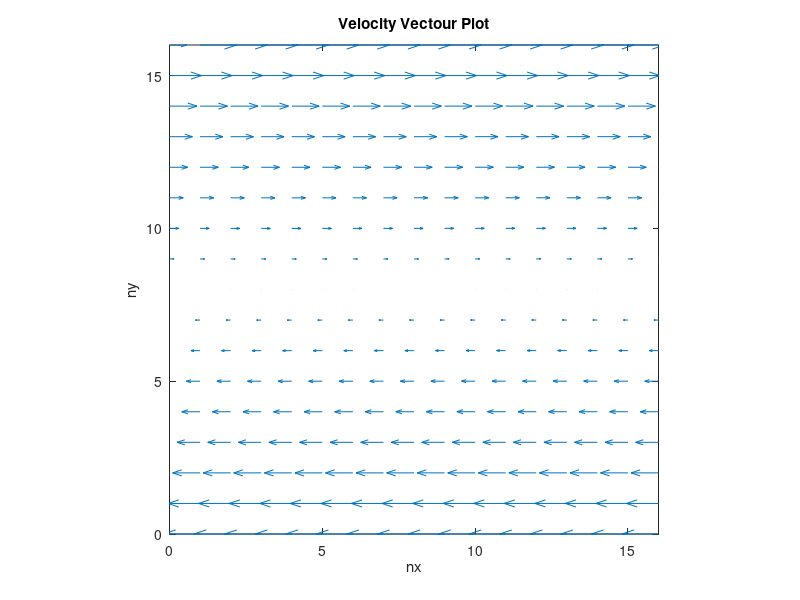
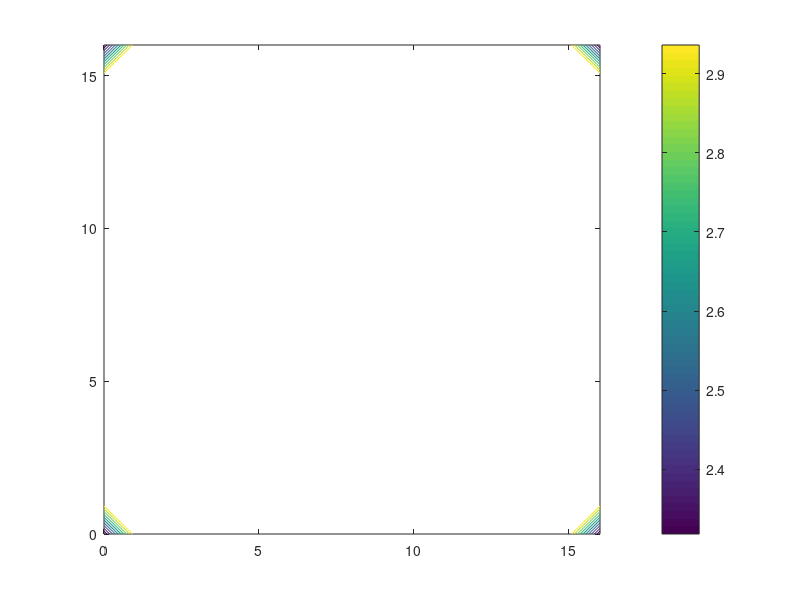

These charts were generated, in order, by the following MATLAB code:
%unsteady stokes equation for simple shear flow

%SOR method for faster convergent
clc;
clear all;
close all;
%-----------------------------------------------------------------------
%Define all numerial values
%------------------------------------------------------------------------
Re = 1;                 %Reynolds Number
visc=1/Re;              %viscosity
nx = 16;                 %gridpoints along x
ny = 16;                 %gridpoints along y
lx = 1;                 %lenght of the domain
ly = 1;                 %width of the domain
ft=0.5;                 %final time
MaxErr = 0.001;         %maximum error for pressure
Maxit=10;              %maximum iteration
nstep= 100;
beta=1.2;               %SOR factor
dt=0.01;               %time step size
gx =0; gy=0;        %external forces

%---------------------------------------------
%Variable initialization
u = zeros(nx+1,ny+2); ut = zeros(nx+1,ny+2);  %velocity in x direction
v = zeros(nx+2,ny+1); vt = zeros(nx+2,ny+1);  %velocity in y direction
p = zeros(nx+2,ny+2);                       %pressure
tmp1 = zeros(nx+2,ny+2); tmp2 = zeros(nx+2,ny+2); %pressure
t=0;                                                %Initial time
%----------------------------------------------------------------------
%set grid points
dx=lx/nx; dy=ly/ny;                         %length of the grid cell
for i = 0:nx+2
    for j = 0:ny+2
        x=dx*(i-1);
        y=dy*(j-1.5);
    end
end
%-----------------------------------------------------------------------
%Check to ensure that the defined time step meets stability condition?
if dt>0.25*(min(dx,dy))^2/visc || dt>(1/Re)
    dt=min((0.25*(min(dx,dy))^2/visc),(visc));
end
%-----------------------------------------------------------------------
%Set boundary conditions


for j=2:ny+1
    y=dy*(j-1.5);
    u(1,j)=2*y-1;               %u at left edge
    u(nx+1,j)=2*y-1;            %u at right edge
    
end

for i=2:nx+1
    x=dx*(i-1.5);
    v(i,1)=0;                   %v at bottom edge
    v(i,ny+1)=0;                %v at top edge
end


for i=2:nx+1
    u(i,ny+2)=2-u(i,ny+1);       %u at top edge
    u(i,1)=-2-u(i,2);            %u at bottom edge
    
end

for j=2:ny
    v(nx+2,j)=-v(nx+1,j);        %v at right
    v(1,j)=-v(2,j);              %v at left
    
end


for i=2:nx+1
    p(i,ny+2)=6-p(i,ny+1);              %at top
    p(i,1)=6-p(i,2);                    %at bottom
end

for j=2:ny+1
    p(nx+2,j)=6-p(nx+1,j);              %at right
    p(1,j)=6-p(2,j);                    %at left
end

%-----------------------------------------------------------
for n=1:nstep
    %------------------------------------------------------------
    %temporary velocity
    
    for i=2:nx                              %Tempprary u velocity
        for j=2:ny+1
            ut(i,j)=u(i,j)+dt*(visc*((u(i+1,j)-2*u(i,j)+u(i-1,j))/dx^2+...
                (u(i,j+1)-2*u(i,j)+u(i,j-1))/dy^2)+gx);
        end
    end
    
    for i=2:nx+1                            %Tempprary u velocity
        for j=2:ny
            vt(i,j)=v(i,j)+dt*(visc*((v(i+1,j)-2*v(i,j)+v(i-1,j))/dx^2+...
                (v(i,j+1)-2*v(i,j)+v(i,j-1))/dy^2)+gy);
        end
    end
    %------------------------------------------------------------------
    %update boundary velociteis
    for j=2:ny+1
        y=dy*(j-1.5);
        ut(1,j)=2*y-1;               %u at left edge
        ut(nx+1,j)=2*y-1;            %u at right edge
        
    end
    
    for i=2:nx+1
        x=dx*(i-1.5);
        vt(i,1)=0;                   %v at bottom edge
        vt(i,ny+1)=0;                %v at top edge
    end
    
    
    for i=2:nx+1
        ut(i,ny+2)=2-ut(i,ny+1);       %u at top edge
        ut(i,1)=-2-ut(i,2);            %u at bottom edge
        
    end
    
    for j=2:ny
        vt(nx+2,j)=-vt(nx+1,j);        %v at right
        vt(1,j)=-vt(2,j);              %v at left
        
    end
    
    %-------------------------------------------------------------------
    %Compute Pressure
    diag = (0.5/(1/dx^2+1/dy^2));
    for it=1:Maxit
        p_chk=p;
        for i=2:nx+1
            for j=2:ny+1
                p(i,j)=  p(i,j) + ...
                    diag*( (1/dx^2)*(p(i+1,j)-2*p(i,j)+p(i-1,j))+ ...
                    (1/dy^2)*(p(i,j+1)-2*p(i,j)+p(i,j-1)) ...
                    -(Re/dt)*((ut(i,j)-ut(i-1,j))/dx+(vt(i,j)-vt(i,j-1))/dy) );
                %                         rhs= (1/dt)*((ut(i,j)-ut(i-1,j))/dx...
                %                             +(vt(i,j)-vt(i,j-1))/dy);
                %                         p(i,j)= (1-beta)*p(i,j)+...
                %                             beta*diag*( (1/dx^2)*(p(i+1,j)+p(i-1,j))+...
                %                             (1/dy^2)*(p(i,j+1)+p(i,j-1))-rhs);
            end
        end
        if max(max(abs(p_chk-p))) <MaxErr, break, end
        
        for i=2:nx+1
            p(i,ny+2)=6-p(i,ny+1);              %at top
            p(i,1)=6-p(i,2);                    %at bottom
        end
        for j=2:ny+1
            p(nx+2,j)=6-p(nx+1,j);              %at right
            p(1,j)=6-p(2,j);                    %at left
        end
        
        
        
    end
%------------------------------------------------------------------------%
    %update boundary velocities
%------------------------------------------------------------------------%
    %u velocity
    
    for i=2:nx
        for j= 2:ny+1
            u(i,j)= ut(i,j)- ((dt/Re)*((p(i+1,j)-p(i,j))/dx));
        end
    end
    %v-velocity
    for i=2:nx+1
        for j= 2:ny
            v(i,j)= vt(i,j)- ((dt/Re)*((p(i,j+1)-p(i,j))/dy));
        end
    end
    for j=2:ny+1
        y=dy*(j-1.5);
        u(1,j)=2*y-1;               %u at left edge
        u(nx+1,j)=2*y-1;            %u at right edge
        
    end
    
    for i=2:nx+1
        x=dx*(i-1.5);
        v(i,1)=0;                   %v at bottom edge
        v(i,ny+1)=0;                %v at top edge
    end
    
    
    for i=2:nx+1
        u(i,ny+2)=2-u(i,ny+1);       %u at top edge
        u(i,1)=-2-u(i,2);            %u at bottom edge
        
    end
    
    for j=2:ny
        v(nx+2,j)=-v(nx+1,j);        %v at right
        v(1,j)=-v(2,j);              %v at left
        
    end
    u
    v
    p
    
end
% 
%relocate the grid points
%p(1:nx+2,1)=0; p(1:nx+2,ny+2)=0; p(1,1:ny+2)=0; p(nx+2,1:ny+2)=0;
u_cnt(1:nx+1,1:ny+1)= 1/2 *(u(1:nx+1,1:ny+1)+u(1:nx+1,2:ny+2));
v_cnt(1:nx+1,1:ny+1)= 1/2 *(v(1:nx+1,1:ny+1)+v(2:nx+2,1:ny+1));
p_cnt(1:nx+1,1:ny+1)=1/4*(p(1:nx+1,1:ny+1)+p(2:nx+2,1:ny+1)...
    +p(1:nx+1,2:ny+2)+p(2:nx+2,2:ny+2));
wt(1:nx+1,1:ny+1)=(v(2:nx+2,1:ny+1)-v(1:nx+1,1:ny+1))/dx...
    -(u(1:nx+1,2:ny+2)-u(1:nx+1,1:ny+1))/dy;
x(1:nx+1)=(0:nx);
y(1:ny+1)=(0:ny);
%-------------------------------------------------------------------------%
%Plot the variables
%-------------------------------------------------------------------------%
figure(1), quiver(x,y,(rot90(fliplr(u_cnt))),(rot90(fliplr(v_cnt)))),...
xlabel('nx'),ylabel('ny'),title('Velocity Vectour Plot');
axis([0 nx 0 ny]),axis('square');
figure(2), contour(x,y,(rot90(fliplr(p_cnt)))); colorbar
% figure(1), plot(u(floor(nx/2),1:ny+1),1:ny+1)
% hold on;
% figure(2), plot(1:nx+1,v(1:nx+1, floor(ny/2)))
% hold on;
% hold on;








